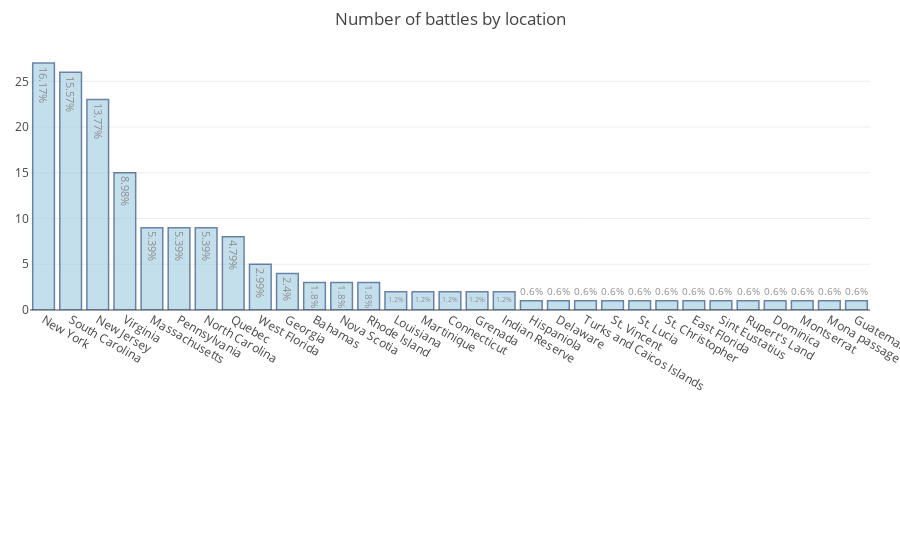

Here is the notebook cell this chart was saved with:
### Markdown cell above
## American Revolution Battle Locations

In the figure below we have again used our modified data table in order count which locations had the most battles during the war. In this case, we counted how many battles took place in each state/province/other location throughout the course of the war, and put it on a bar chart so we can easily see which locations had the most battles. The plot below is interactive - if you hover your mouse over a bar, it will display the number of battles that took place, as well as the percentage of battles that took place at that location.

### Code cell
results=revolution_data.groupby(['State']).size().reset_index(name='Count').sort_values(by=['Count'],ascending=False)
results= results[results['State']!=" "].reset_index(drop=True)
results['Percent'] = round(results['Count']*100/sum(results['Count']),2).astype(str) +"%"
trace0 = go.Bar(
    x=results['State'],
    y=results['Count'],
    text=results['Percent'],
    marker=dict(
        color='rgb(158,202,225)',
        line=dict(
            color='rgb(8,48,107)',
            width=1.5,
        )
    ),
    opacity=0.6
)

data = [trace0]
layout = go.Layout(
    title='Number of battles by location',
   # font=dict(size=18),
    margin = dict(
    l= 30,
    r= 30,
    t= 50,
    b= 250
    )
)
fig = go.Figure(data=data, layout=layout)
iplot(fig)

### Figure 1 — Plotly figure (JSON) as saved in the notebook; plotly's stock layout.template omitted (floating-point values rounded to 4 significant figures)
{"data": [{"marker": {"color": "rgb(158,202,225)", "line": {"color": "rgb(8,48,107)", "width": 1.5}}, "opacity": 0.6, "text": ["16.17%", "15.57%", "13.77%", "8.98%", "5.39%", "5.39%", "5.39%", "4.79%", "2.99%", "2.4%", "1.8%", "1.8%", "1.8%", "1.2%", "1.2%", "1.2%", "1.2%", "1.2%", "0.6%", "0.6%", "0.6%", "0.6%", "0.6%", "0.6%", "0.6%", "0.6%", "0.6%", "0.6%", "0.6%", "0.6%", "0.6%"], "type": "bar", "x": ["New York", "South Carolina", "New Jersey", "Virginia", "Massachusetts", "Pennsylvania", "North Carolina", "Quebec", "West Florida", "Georgia", "Bahamas", "Nova Scotia", "Rhode Island", "Louisiana", "Martinique", "Connecticut", "Grenada", "Indian Reserve", "Hispaniola", "Delaware", "Turks and Caicos Islands", "St. Vincent", "St. Lucia", "St. Christopher", "East Florida", "Sint Eustatius", "Rupert's Land", "Dominica", "Montserrat", "Mona passage", "Guatemala"], "y": [27, 26, 23, 15, 9, 9, 9, 8, 5, 4, 3, 3, 3, 2, 2, 2, 2, 2, 1, 1, 1, 1, 1, 1, 1, 1, 1, 1, 1, 1, 1]}], "layout": {"margin": {"b": 250, "l": 30, "r": 30, "t": 50}, "title": "Number of battles by location"}}
